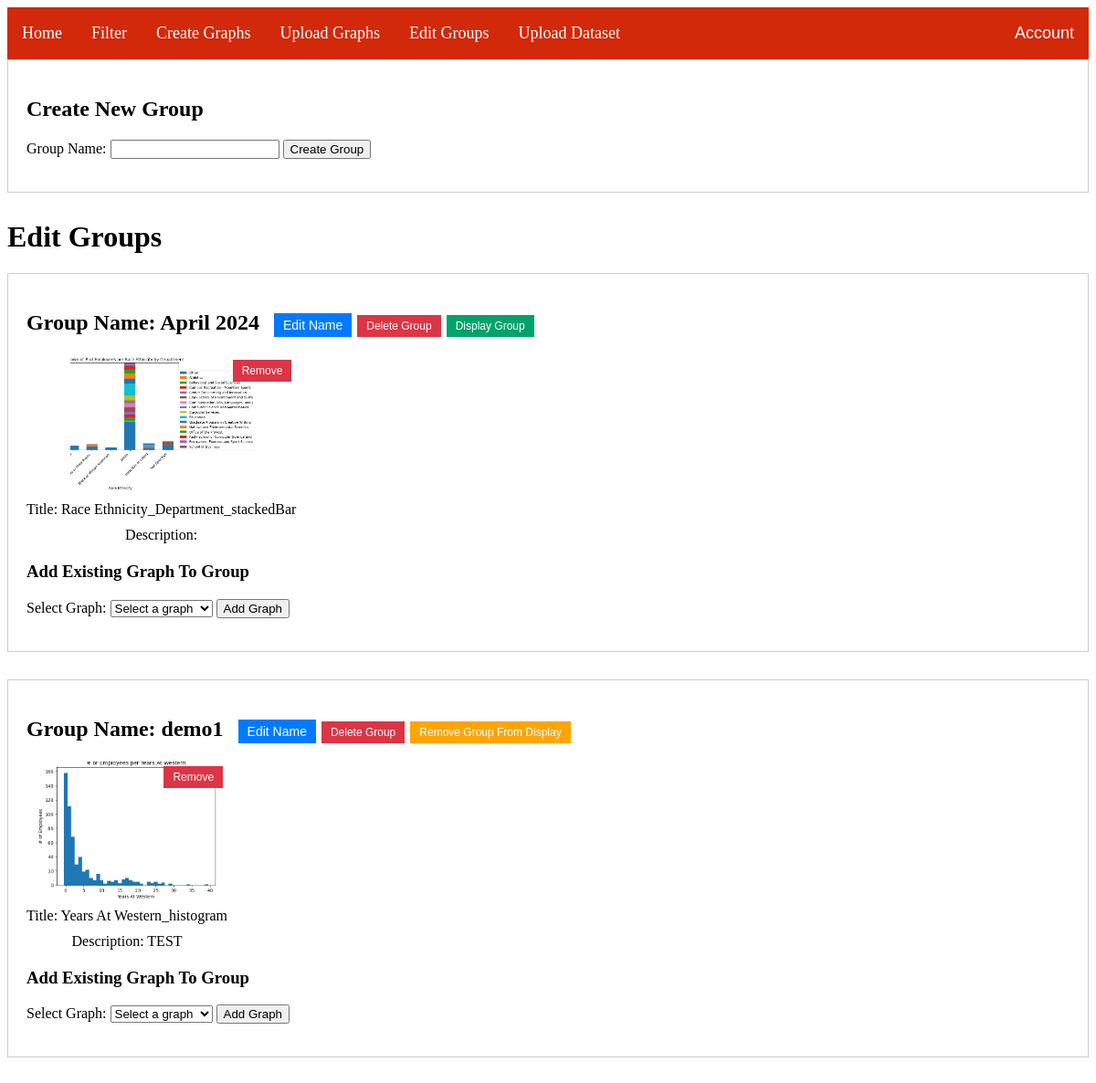
Page /editGroups (signed in) on the earlier database version.
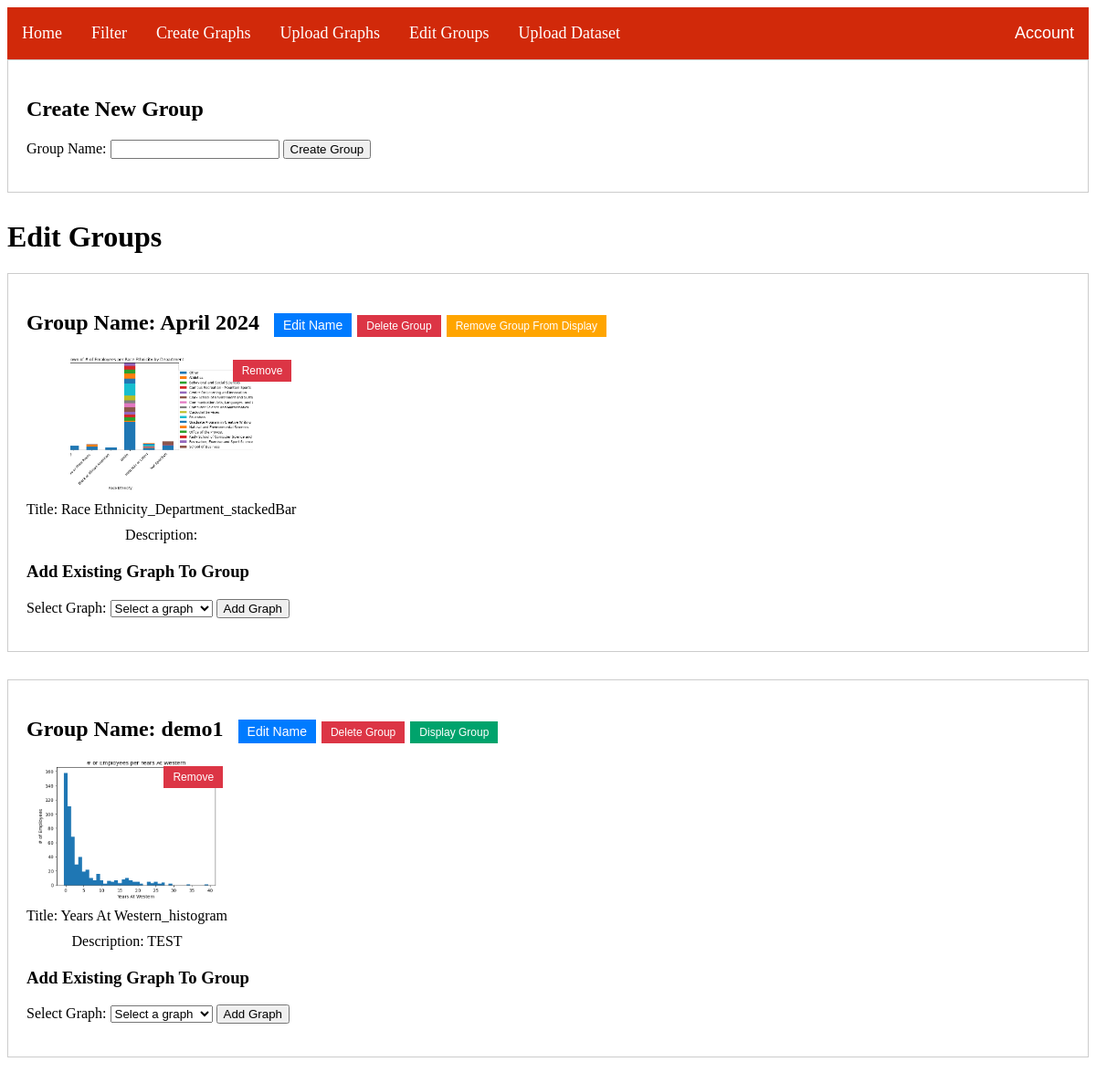
Same page on the later database version.
### main.py (models this page shows)
class GraphGroup(db.Model):
    __tablename__ = 'graphgroup'
    id = db.Column(db.Integer, primary_key=True)
    group_name = db.Column(db.String(100))
    currently_displayed = db.Column(db.Boolean, default=False, nullable=False)
    graphs = db.relationship('Graphs', backref='GraphGroup', lazy='dynamic')

class Graphs(db.Model):
    id = db.Column(db.Integer, primary_key=True)
    path = db.Column(db.String(100), nullable=False)
    title = db.Column(db.String(50), nullable=False)
    description = db.Column(db.String(250), nullable=True)
    type = db.Column(db.String(20))
    currently_displayed = db.Column(db.Boolean, default=False, nullable=False)
    group_id = db.Column(db.Integer, db.ForeignKey('graphgroup.id'), nullable=True)

### main.py (the view)
@app.route("/editGroups", methods=['GET', 'POST'])
@login_required
def editGroups():
    graphs_by_group = GraphGroup.query.all()
    available_graphs = Graphs.query.filter(~Graphs.id.in_(
        db.session.query(Graphs.id)
        .join(Graphs.GraphGroup)
        .filter(GraphGroup.id == GraphGroup.id)
    )).all()
    return render_template('editGroups.html', graphGroups=graphs_by_group, available_graphs=available_graphs)

### main.py (called while the page is built)
@login_manager.user_loader
def load_user(uid):
    return User.query.get(uid)

### templates/editGroups.html (shortened to what this page needs)
{% extends 'base.html' %}
{% block content %}
<head>
</head>
<body>
    <div class="group-container">
        <h2>Create New Group</h2>
        <form action="{{ url_for('createGroup') }}" method="post">
            <label for="new_group_name">Group Name:</label>
            <input type="text" id="new_group_name" name="new_group_name" required>
            <button type="submit">Create Group</button>
        </form>
    </div>
    <h1>Edit Groups</h1>
    {% for group in graphGroups %}
    <div class="group-container" data-group-id="{{ group.id }}">
        <h2>Group Name: {{ group.group_name }}
            <button class="edit-button">Edit Name</button>
            <button class="delete-button">Delete Group</button>
            {% if group.currently_displayed %} <button class="remove-display-group-button">Remove Group From Display</button>
            {% else %} <button class="display-group-button">Display Group</button> {% endif %}
        </h2>
        {% for graph in group.graphs %}
        <div class="graph-container" data-graph-id="{{ graph.id }}">
            <img src="{{ graph.path }}" class="thumbnail-img">
            <div class="title-container">Title: {{ graph.title }}</div>
            <div class="description-container">Description: {{ graph.description }}</div>
            <button class="remove-button">Remove</button>
        </div>
        {% endfor %}
        <div class="add-graph-section">
            <h3>Add Existing Graph To Group</h3>
            <form action="{{ url_for('add_graph_to_group', group_id=group.id) }}" method="post">
                <label for="available_graphs">Select Graph:</label>
                <select id="available_graphs" name="available_graphs" required>
                    <option value="">Select a graph</option>
                </select>
                <button type="submit">Add Graph</button>
            </form>
        </div>
    </div>
    {% endfor %}
</body>
{% endblock %}

### templates/base.html (shortened to what this page needs)
<html>
<head>
    <!DOCTYPE html>
    <link href="/static/style.css" rel="stylesheet">
</head>
{% if current_user.is_authenticated %}
<body>
    <nav>
        <ul>
            <li><a href='/'>Home</a></li>
            <li><a href='/filterGraphs'>Filter</a></li>
            <li><a href='/createGraph'>Create Graphs</a></li>
            <li><a href='/uploadGraphs'>Upload Graphs</a></li>
            <li><a href='/editGroups'>Edit Groups</a></li>
            <li><a href='/uploadDataset'>Upload Dataset</a></li>
            <div class="dropdown">
                <button class="dropbtn">Account  </button>
            </div>
        </ul>
    </nav>
</body>
{% endif %}
{% block content %}
{% endblock %}
</html>

### static/style.css (style rules this page uses)
ul { list-style-type: none; margin: 0; padding: 0; overflow: hidden; background-color: #d1290a; }
li { float: left; }
li a { display: block; color: white; text-align: center; padding: 18px 16px; text-decoration: none; font-size: 18px; }
.dropdown { float: left; overflow: hidden; float: right; }
.dropdown .dropbtn { font-size: 18px; color: white; background-color: #d1290a; border: none; padding: 18px 16px; }

### templates/base.html (style rules this page uses)
nav { position: sticky; top: 0; background-color: #333; z-index: 1; }

### templates/editGroups.html (style rules this page uses)
.group-container { border: 1px solid #ccc; padding: 20px; margin-bottom: 30px; }
.graph-container { display: inline-block; margin-right: 20px; text-align: center; position: relative; width: fit-content; }
.thumbnail-img { width: 200px; height: 150px; object-fit: cover; }
.title-container, .description-container { margin-top: 10px; }
.remove-button { position: absolute; top: 5px; right: 5px; background-color: #dc3545; color: white; border: none; padding: 5px 10px; font-size: 12px; cursor: pointer; }
.edit-button { margin-left: 10px; background-color: #007bff; color: white; border: none; padding: 5px 10px; font-size: 14px; cursor: pointer; }
.add-graph-section { margin-top: 20px; }
.description-container { max-width: 300px; white-space: nowrap; overflow: hidden; text-overflow: ellipsis; }
.delete-button { background-color: #dc3545; color: white; border: none; padding: 5px 10px; font-size: 12px; cursor: pointer; }
.remove-display-group-button { position: center; top: 5px; background-color: #FFA500; color: white; border: none; padding: 5px 10px; font-size: 12px; cursor: pointer; }
.display-group-button { position: center; top: 5px; background-color: #00A36C; color: white; border: none; padding: 5px 10px; font-size: 12px; cursor: pointer; }

Differences in the rows shown:
changed GraphGroup "April 2024": currently_displayed "Display Group" → "Remove Group From Display"
changed GraphGroup "demo1": currently_displayed "Remove Group From Display" → "Display Group"
